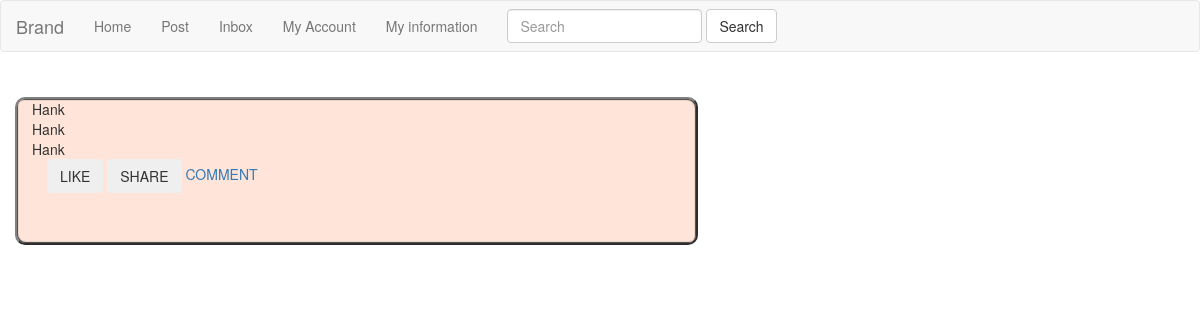
Before: /authors/b706f667d38e448eabb3e3f52433ba8c/posts (signed in) with the older database file.
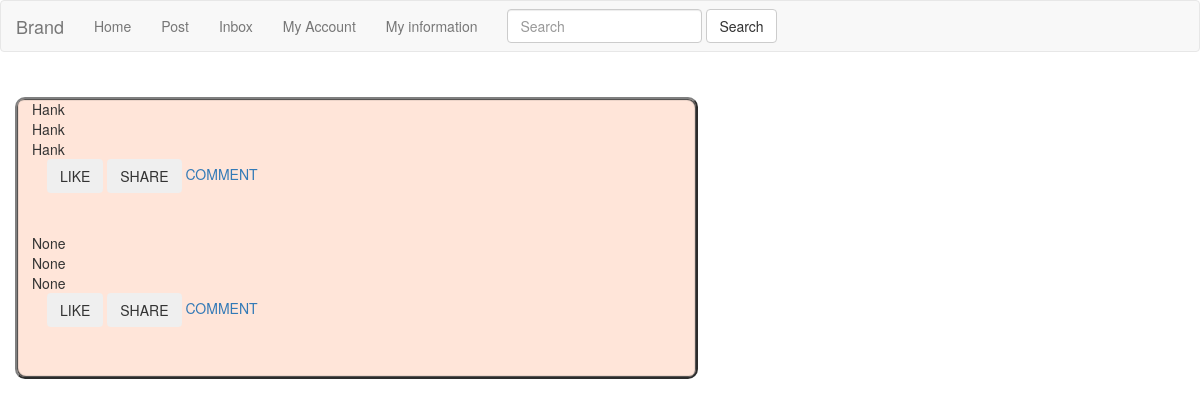
After: the same page with the newer database file.
### post/models.py (models this page shows, shortened)
class Post(models.Model):
    type = models.CharField(default='post', max_length=200)
    title = models.CharField(max_length=200,null=True, blank=True)
    uuid = models.UUIDField(default=uuid.uuid4, primary_key=True, editable=False,unique=True)
    id = models.CharField(max_length=200, null=True)
    source = models.CharField(max_length=200,null=True)
    origin = models.CharField(max_length=200,null=True)
    description = models.TextField(null=True, blank=True)
    content = models.CharField(max_length=256, null=True, blank=True)
    Categories = models.CharField(max_length=100, default="")
    CONTENT_CHOICES = [("text/plain", "Plaintext"),
                       ("text/markdown", "Markdown"),
                       ("application/base64", "app"),
                       ("image/png;base64", "png"),
                       ("image/jpeg;base64", "jpeg")]
    contentType = models.CharField(max_length=30, choices=CONTENT_CHOICES,default = ("text/plain", "Plaintext"))
    TEXT_CHOICES = [("text/plain", "Plaintext"),
                       ("text/markdown", "Markdown")]
    textType = models.CharField(max_length=30, choices=TEXT_CHOICES, default = ("text/plain", "Plaintext"))
    author = models.ForeignKey(single_author,related_name='posts',on_delete=models.CASCADE,blank=True, null=True)
    count = models.IntegerField(default=0)
    published = models.DateTimeField(auto_now_add=True, null=True)
    VISIBILITY_CHOICES = [("PUBLIC", "Public"), ("FRIENDS", "Friends"),
                          ("PRIVATE", "Specific friend")]
    visibility = models.CharField(max_length=7,
                                  choices=VISIBILITY_CHOICES,
                                  default="PUBLIC")
    post_image = models.ImageField(null=True, blank=True, upload_to='images/')

### post/views.py (the view)
# urls.py: path("authors/<str:userId>/posts",views.home_page,name="home-page"),
@login_required(login_url='/login/')
def home_page(request,userId):
    print(f"11111111111111111111{request.user}")
    all_posts = Post.objects.all()
    return render(request,"post/index.html",{
        "all_posts": all_posts,
        "userId": userId
    })

### post/templates/post/index.html (shortened to what this page needs)
{% extends 'base.html' %} {% load static %}
{% block header%}
{% include "navbar.html" %}
{% endblock %} {% block content %}
<div class="container I_followed">
  <div class="row">
    <div
      class="col-xs-6 col-sm-6 col-md-7 border-3"
      style="
        background-color: #ffe5d9;
        box-shadow: inset 1px -1px 1px #444, inset -1px 1px 1px #444;
        margin-top: 25px;
        border: 2px solid grey;
        border-style: outset;
        border-radius: 10px;
      "
    >
       <ul class = "list-unstyled">
        {% for post in all_posts %}
            <li>{{ post.title }}</li>
            <li>{{ post.content }}</li>
            <li>{{ post.description }}</li>
            <div class = "container">{% include "post/button.html" %}</div>
        {% endfor %}
        </ul>
    </div>
{% endblock %}

### templates/base.html (shortened to what this page needs)
<!DOCTYPE html>
<html lang="en">
  <head>
    <link
      rel="stylesheet"
      href="https://stackpath.bootstrapcdn.com/bootstrap/3.4.1/css/bootstrap.min.css"
    />
  </head>
  <body>
    {% block header %} {% endblock %} {%block content%} {%endblock%}
  </body>
</html>

### templates/navbar.html (shortened to what this page needs)
<nav class="navbar navbar-default">
  <div class="container-fluid">
    <div class="navbar-header">
      <a class="navbar-brand" href="#">Brand</a>
    </div>
    <div class="collapse navbar-collapse" id="bs-example-navbar-collapse-1">
      <ul class="nav navbar-nav">
        <li>
          <a href={% url "home-page" userId %}>Home<span class="sr-only">(current)</span></a>
        </li>
        <li><a href={% url "create-page" userId %}>Post</a></li>
        <li><a href={% url "inbox-page" userId %}>Inbox</a></li>
        <li><a href={% url "profile-page" userId %}>My Account</a></li>
        <li><a href={% url "information-page" userId %}>My information</a></li>
      </ul>
      <form class="navbar-form navbar-left">
        <div class="form-group">
          <input type="text" class="form-control" placeholder="Search" />
        </div>
        <button type="submit" class="btn btn-default">Search</button>
      </form>
    </div>
  </div>
</nav>

### post/templates/post/button.html
<button type="button" class="btn btn-outline-primary">LIKE</button>
<button type="button" class="btn btn-outline-secondary">SHARE</button>
<a href={% url "comment-page" userId%} class="button">COMMENT</a>

Changed rows visible on the page:
added Post: title "None", content "None", description "None"
